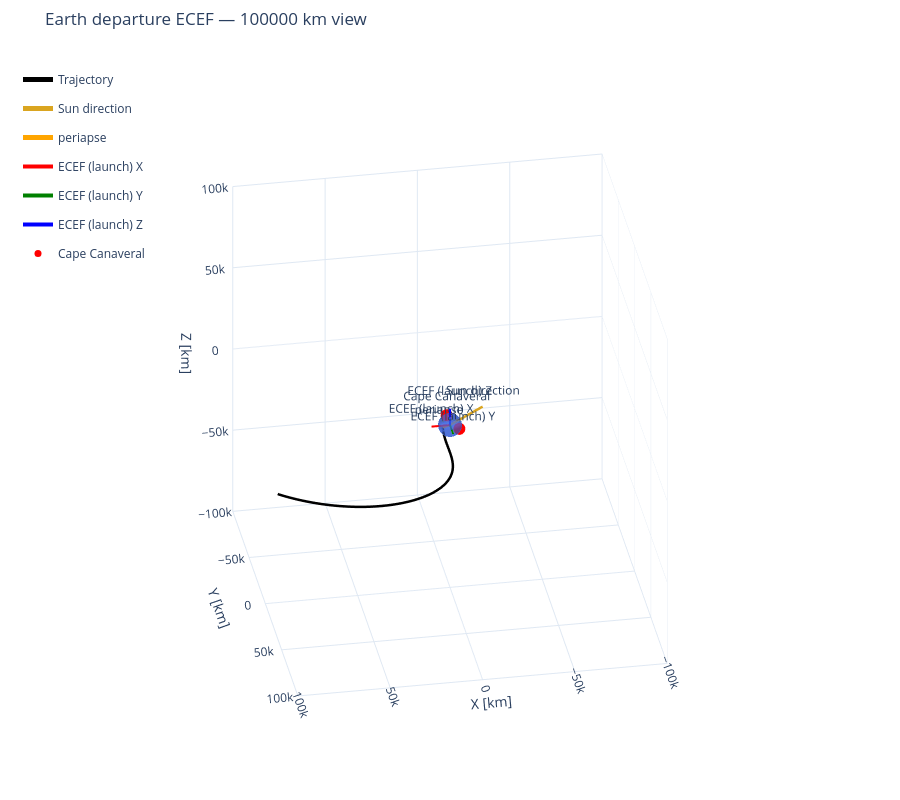

The code cell stored with this chart in its notebook:
### Code cell
# Translate by Earth's rv at each sample, then rotate HCI into ECI.

frames = [
    {"name": "ECEF (launch)", "location": [0, 0, 0],
            "dcm_body_wrt_hci": np.eye(3), "length": 10000},
    # {"name": "ECEF", "location": [0, 0, 0],
    #         "dcm_body_wrt_hci": dcm_ecef_wrt_eci, "length": 10000},  # just for visualization
]

vectors = [
    {"direction": dcm_ecef_wrt_eci0@sun_direction_eci, "length": 20000,
             "name": "Sun direction", "color": "goldenrod", "label": True},
    {"direction": dcm_ecef_wrt_eci0@r_p_eci, "length": 10000,
                 "name": "periapse", "color": "orange", "label": True},

    # {"direction": n_vec, "length": 10000,
    #              "name": "Normal vec", "color": "black", "label": True},  # just for visualization
    # {"direction": right_vec, "length": 10000,
    #              "name": "right_vec", "color": "black", "label": True},  # just for visualization
]

view_range = 100000
fig_earth = plot_3d(
    [rv_departure_ecef[:,0:3] * M_TO_KM], [t_traj_s],
    labels=["Trajectory"], trace_colors=["black"],
    bodies={"name": "Earth", "radius": R_EARTH*M_TO_KM, "color": "royalblue"},
    frames=frames,
    vectors=vectors,
    title=f"Earth departure ECEF — {view_range} km view", units="km",
    azim=80, elev=30, show_end=False, show=False,
)
fig_earth.update_scenes(
    xaxis_range=[-view_range, view_range], # km
    yaxis_range=[-view_range, view_range], # km
    zaxis_range=[-view_range, view_range], # km
)
r_cape_eci_km = (r_cape_ecef_m) * M_TO_KM
fig_earth.add_scatter3d(
    x=[r_cape_eci_km[0], r_p_eci[0]*M_TO_KM],
    y=[r_cape_eci_km[1], r_p_eci[1]*M_TO_KM],
    z=[r_cape_eci_km[2], r_p_eci[2]*M_TO_KM],
    mode="markers+text", name="Cape Canaveral", text=["Cape Canaveral"],
    textposition="top center", marker={"size": 7, "color": "red"},
)
fig_earth.show()

### Figure 1 — Plotly figure (JSON) as saved in the notebook; plotly's stock layout.template omitted (floating-point values rounded to 4 significant figures; data arrays with more than 128 entries replaced by an {"elided": "..."} marker saying what was removed)
{"data": [{"colorscale": [[0, "royalblue"], [1, "royalblue"]], "hoverinfo": "skip", "name": "Earth", "opacity": 0.7, "showlegend": false, "showscale": false, "type": "surface", "x": {"elided": "60x30 float values"}, "y": {"elided": "60x30 float values"}, "z": {"elided": "60x30 float values"}}, {"legendgroup": "Trajectory", "line": {"color": "black", "width": 5}, "mode": "lines", "name": "Trajectory", "type": "scatter3d", "x": {"elided": "10000 float values"}, "y": {"elided": "10000 float values"}, "z": {"elided": "10000 float values"}}, {"legendgroup": "vector-2", "line": {"color": "goldenrod", "width": 5}, "mode": "lines+text", "name": "Sun direction", "text": ["", "Sun direction"], "textposition": "top center", "type": "scatter3d", "x": [0, -18160.0], "y": [0, -2811.0], "z": [0, 7890.0]}, {"anchor": "tip", "colorscale": [[0, "goldenrod"], [1, "goldenrod"]], "hoverinfo": "skip", "legendgroup": "vector-2", "name": "Sun direction arrowhead", "showlegend": false, "showscale": false, "sizemode": "absolute", "sizeref": 1200, "type": "cone", "u": [-0.9081], "v": [-0.1406], "w": [0.3945], "x": [-18160.0], "y": [-2811.0], "z": [7890.0]}, {"legendgroup": "vector-4", "line": {"color": "orange", "width": 5}, "mode": "lines+text", "name": "periapse", "text": ["", "periapse"], "textposition": "top center", "type": "scatter3d", "x": [0, 4695.0], "y": [0, -6816.0], "z": [0, -5613.0]}, {"anchor": "tip", "colorscale": [[0, "orange"], [1, "orange"]], "hoverinfo": "skip", "legendgroup": "vector-4", "name": "periapse arrowhead", "showlegend": false, "showscale": false, "sizemode": "absolute", "sizeref": 600, "type": "cone", "u": [0.4695], "v": [-0.6816], "w": [-0.5613], "x": [4695.0], "y": [-6816.0], "z": [-5613.0]}, {"legendgroup": "vector-6", "line": {"color": "red", "width": 4}, "mode": "lines+text", "name": "ECEF (launch) X", "text": ["", "ECEF (launch) X"], "textposition": "top center", "type": "scatter3d", "x": [0, 10000], "y": [0, 0], "z": [0, 0]}, {"anchor": "tip", "colorscale": [[0, "red"], [1, "red"]], "hoverinfo": "skip", "legendgroup": "vector-6", "name": "ECEF (launch) X arrowhead", "showlegend": false, "showscale": false, "sizemode": "absolute", "sizeref": 600, "type": "cone", "u": [1], "v": [0], "w": [0], "x": [10000], "y": [0], "z": [0]}, {"legendgroup": "vector-8", "line": {"color": "green", "width": 4}, "mode": "lines+text", "name": "ECEF (launch) Y", "text": ["", "ECEF (launch) Y"], "textposition": "top center", "type": "scatter3d", "x": [0, 0], "y": [0, 10000], "z": [0, 0]}, {"anchor": "tip", "colorscale": [[0, "green"], [1, "green"]], "hoverinfo": "skip", "legendgroup": "vector-8", "name": "ECEF (launch) Y arrowhead", "showlegend": false, "showscale": false, "sizemode": "absolute", "sizeref": 600, "type": "cone", "u": [0], "v": [1], "w": [0], "x": [0], "y": [10000], "z": [0]}, {"legendgroup": "vector-10", "line": {"color": "blue", "width": 4}, "mode": "lines+text", "name": "ECEF (launch) Z", "text": ["", "ECEF (launch) Z"], "textposition": "top center", "type": "scatter3d", "x": [0, 0], "y": [0, 0], "z": [0, 10000]}, {"anchor": "tip", "colorscale": [[0, "blue"], [1, "blue"]], "hoverinfo": "skip", "legendgroup": "vector-10", "name": "ECEF (launch) Z arrowhead", "showlegend": false, "showscale": false, "sizemode": "absolute", "sizeref": 600, "type": "cone", "u": [0], "v": [0], "w": [1], "x": [0], "y": [0], "z": [10000]}, {"marker": {"color": "red", "size": 7}, "mode": "markers+text", "name": "Cape Canaveral", "text": ["Cape Canaveral"], "textposition": "top center", "type": "scatter3d", "x": [918.4, -5285.0], "y": [-5534.0, -1658.0], "z": [3024.0, -3731.0]}], "layout": {"height": 800, "legend": {"bgcolor": "rgba(0,0,0,0)", "borderwidth": 0, "x": 0.02, "y": 0.98}, "margin": {"b": 0, "l": 0, "r": 0, "t": 50}, "scene": {"aspectmode": "cube", "camera": {"eye": {"x": 0.4512, "y": 2.559, "z": 1.5}, "projection": {"type": "orthographic"}, "up": {"x": 0, "y": 0, "z": 1}}, "xaxis": {"range": [-100000, 100000], "title": {"text": "X [km]"}}, "yaxis": {"range": [-100000, 100000], "title": {"text": "Y [km]"}}, "zaxis": {"range": [-100000, 100000], "title": {"text": "Z [km]"}}}, "title": {"text": "Earth departure ECEF — 100000 km view"}}}
